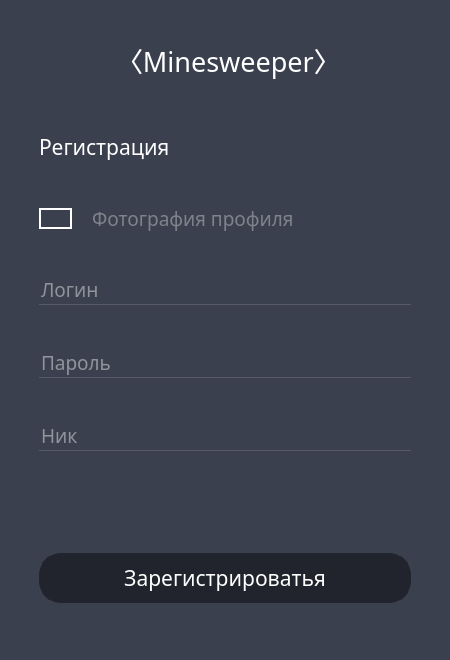
<?xml version="1.0" encoding="UTF-8"?>
<ui version="4.0">
 <class>MainWindow</class>
 <widget class="QMainWindow" name="MainWindow">
  <property name="geometry">
   <rect>
    <x>0</x>
    <y>0</y>
    <width>450</width>
    <height>660</height>
   </rect>
  </property>
  <property name="windowTitle">
   <string>Minesweeper</string>
  </property>
  <property name="styleSheet">
   <string notr="true">background: #3b404e;
font-family: Montserrat;</string>
  </property>
  <widget class="QWidget" name="centralwidget">
   <layout class="QVBoxLayout" name="verticalLayout">
    <property name="topMargin">
     <number>40</number>
    </property>
    <item>
     <layout class="QHBoxLayout" name="horizontalLayout_5">
      <property name="leftMargin">
       <number>30</number>
      </property>
      <property name="rightMargin">
       <number>30</number>
      </property>
      <item>
       <layout class="QHBoxLayout" name="horizontalLayout_6">
        <item>
         <widget class="QPushButton" name="backBtn">
          <property name="sizePolicy">
           <sizepolicy hsizetype="Maximum" vsizetype="Fixed">
            <horstretch>0</horstretch>
            <verstretch>0</verstretch>
           </sizepolicy>
          </property>
          <property name="styleSheet">
           <string notr="true">QPushButton {
	background: #3b404e;
	border: transparent;
}</string>
          </property>
          <property name="text">
           <string/>
          </property>
          <property name="iconSize">
           <size>
            <width>30</width>
            <height>30</height>
           </size>
          </property>
         </widget>
        </item>
        <item>
         <spacer name="horizontalSpacer">
          <property name="orientation">
           <enum>Qt::Horizontal</enum>
          </property>
          <property name="sizeHint" stdset="0">
           <size>
            <width>40</width>
            <height>20</height>
           </size>
          </property>
         </spacer>
        </item>
       </layout>
      </item>
      <item>
       <widget class="QLabel" name="label">
        <property name="font">
         <font>
          <family>Montserrat</family>
          <pointsize>20</pointsize>
         </font>
        </property>
        <property name="styleSheet">
         <string notr="true">color: #ffffff;</string>
        </property>
        <property name="text">
         <string>〈Minesweeper〉</string>
        </property>
       </widget>
      </item>
      <item>
       <spacer name="horizontalSpacer_2">
        <property name="orientation">
         <enum>Qt::Horizontal</enum>
        </property>
        <property name="sizeHint" stdset="0">
         <size>
          <width>40</width>
          <height>20</height>
         </size>
        </property>
       </spacer>
      </item>
     </layout>
    </item>
    <item>
     <widget class="QWidget" name="widget" native="true">
      <property name="sizePolicy">
       <sizepolicy hsizetype="Preferred" vsizetype="Expanding">
        <horstretch>0</horstretch>
        <verstretch>0</verstretch>
       </sizepolicy>
      </property>
      <property name="styleSheet">
       <string notr="true">QLineEdit {
	border: none;
	color: #e5e5e7;
	background: transparent;
	border-bottom: 1px solid #575b67;
}

QLineEdit:focus {
	color: #dcdddf;
	border-bottom: 1px solid#eca61f;
}

QPushButton {
	color: #ffffff;
	background: #21242c;
	border: 10px solid #21242c;
    border-radius: 22px;
}

QPushButton:hover {
	background: #1a1c23;
	border: 10px solid  #1a1c23;
}</string>
      </property>
      <layout class="QGridLayout" name="gridLayout" columnstretch="0,0,0">
       <property name="leftMargin">
        <number>30</number>
       </property>
       <property name="rightMargin">
        <number>30</number>
       </property>
       <property name="horizontalSpacing">
        <number>20</number>
       </property>
       <item row="5" column="0" colspan="3">
        <widget class="QLabel" name="status">
         <property name="sizePolicy">
          <sizepolicy hsizetype="Preferred" vsizetype="Maximum">
           <horstretch>0</horstretch>
           <verstretch>0</verstretch>
          </sizepolicy>
         </property>
         <property name="styleSheet">
          <string notr="true">color: #c96174;</string>
         </property>
         <property name="text">
          <string/>
         </property>
         <property name="alignment">
          <set>Qt::AlignCenter</set>
         </property>
        </widget>
       </item>
       <item row="3" column="0" colspan="3">
        <widget class="QLineEdit" name="passwordInput">
         <property name="font">
          <font>
           <family>Montserrat</family>
           <pointsize>14</pointsize>
          </font>
         </property>
         <property name="echoMode">
          <enum>QLineEdit::Password</enum>
         </property>
         <property name="placeholderText">
          <string>Пароль</string>
         </property>
        </widget>
       </item>
       <item row="1" column="0">
        <widget class="QPushButton" name="addImageBtn">
         <property name="sizePolicy">
          <sizepolicy hsizetype="Maximum" vsizetype="Maximum">
           <horstretch>0</horstretch>
           <verstretch>0</verstretch>
          </sizepolicy>
         </property>
         <property name="styleSheet">
          <string notr="true">QPushButton {
	background: #3b404e;
	border: 2px solid #ffffff;
    border-radius: 28%;
}</string>
         </property>
         <property name="text">
          <string/>
         </property>
         <property name="iconSize">
          <size>
           <width>50</width>
           <height>52</height>
          </size>
         </property>
        </widget>
       </item>
       <item row="2" column="0" colspan="3">
        <widget class="QLineEdit" name="loginInput">
         <property name="font">
          <font>
           <family>Montserrat</family>
           <pointsize>14</pointsize>
          </font>
         </property>
         <property name="placeholderText">
          <string>Логин</string>
         </property>
        </widget>
       </item>
       <item row="1" column="2">
        <widget class="QLabel" name="imagePlaceholder">
         <property name="text">
          <string/>
         </property>
        </widget>
       </item>
       <item row="6" column="0" colspan="3">
        <widget class="QPushButton" name="registerBtn">
         <property name="font">
          <font>
           <family>Montserrat</family>
           <pointsize>16</pointsize>
          </font>
         </property>
         <property name="text">
          <string>Зарегистрироватья</string>
         </property>
        </widget>
       </item>
       <item row="4" column="0" colspan="3">
        <widget class="QLineEdit" name="nicknameInput">
         <property name="font">
          <font>
           <family>Montserrat</family>
           <pointsize>14</pointsize>
          </font>
         </property>
         <property name="placeholderText">
          <string>Ник</string>
         </property>
        </widget>
       </item>
       <item row="0" column="0" colspan="3">
        <widget class="QLabel" name="lbl2">
         <property name="sizePolicy">
          <sizepolicy hsizetype="Preferred" vsizetype="Maximum">
           <horstretch>0</horstretch>
           <verstretch>0</verstretch>
          </sizepolicy>
         </property>
         <property name="font">
          <font>
           <family>Montserrat</family>
           <pointsize>16</pointsize>
          </font>
         </property>
         <property name="styleSheet">
          <string notr="true">color: #ffffff;</string>
         </property>
         <property name="text">
          <string>Регистрация</string>
         </property>
        </widget>
       </item>
       <item row="1" column="1">
        <widget class="QLabel" name="lbl3">
         <property name="font">
          <font>
           <family>Montserrat</family>
           <pointsize>14</pointsize>
          </font>
         </property>
         <property name="styleSheet">
          <string notr="true">color: #7f828b</string>
         </property>
         <property name="text">
          <string>Фотография профиля</string>
         </property>
        </widget>
       </item>
      </layout>
     </widget>
    </item>
   </layout>
  </widget>
 </widget>
 <resources/>
 <connections/>
</ui>
